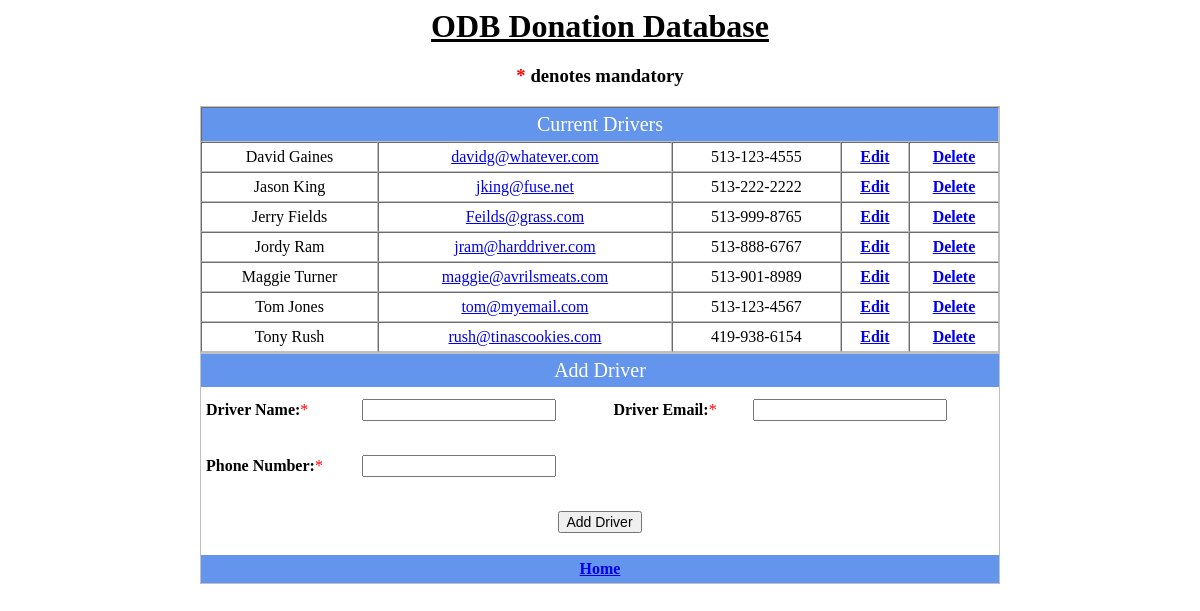
Before: /drivers.php with the older database file.
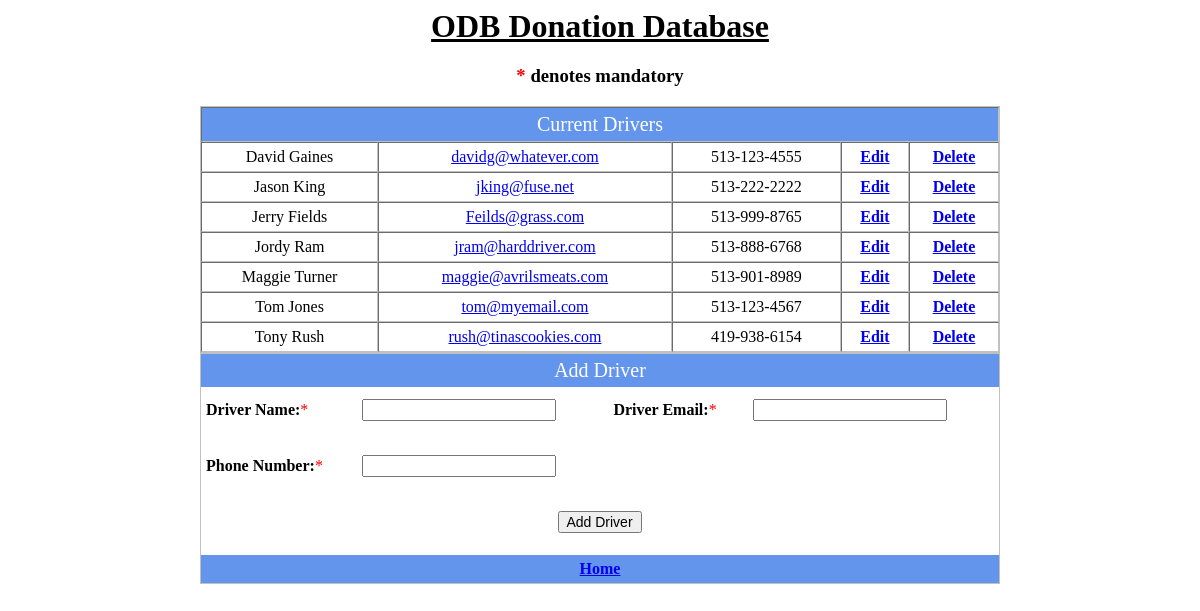
After: the same page with the newer database file.
### tables this page shows
CREATE TABLE `Driver` (
  `Id` int(11) NOT NULL AUTO_INCREMENT,
  `Driver` varchar(75) NOT NULL,
  `Email` varchar(75) NOT NULL,
  `PhoneNumber` varchar(12) NOT NULL,
  PRIMARY KEY (`Id`),
  UNIQUE KEY `ID` (`Id`)
);

### drivers.php (the view, shortened to what this page needs)
<html>
    <head>
    </head>
    <body>
 <?php
    require 'creds.php';
?>
       <div class="container">
          <center><h1><u>ODB Donation Database</u></h1></center>
          <center><h3><span class="note">*</span> denotes mandatory</h3></center>
            <form id="add_form" method="POST" action="<?php echo $_SERVER['PHP_SELF']; ?>">
                <table width="800" style=" border:1px solid silver" cellpadding="5" cellspacing="0" align="center" border="1">
                    <tr>
                        <td colspan="6" style="background:#6495ED; color:#FFFFFF; font-size:20px" align="center">Current Drivers</td>
                    </tr>
                    <?php
                    try
                    {
                        $sql    = "SELECT Driver, Email, PhoneNumber, Id
                                   FROM Driver ORDER BY Driver";
                        $result = $conn->query($sql);
                        if ( $result->num_rows > 0 )
                        {
                            while($row = $result->fetch_assoc())
                            {
                                echo "            <tr>\n";
                                echo "              <td align=\"center\">".$row['Driver']."</td>\n";
                                echo "              <td align=\"center\"><a href='mailto:".$row['Email']."'>".$row['Email']."</td>\n";
                                echo "              <td align=\"center\">".$row['PhoneNumber']."</td>\n";
                                echo "              <td align=\"center\"><a href=\"editdriver.php?name=".$row['Driver']."\"><b>Edit</b></a></td>\n";
                                echo "              <td align=\"center\"><a href=\"deletedriver.php?name=".$row['Driver']."\"><b>Delete</b></a></td>\n";
                                echo "            </tr>\n";
                            }
                        }
                        else
                        {
                            $message = "Query returned zero results";
                        }
                    }
                    catch(Exception $e)
                    {
                        if ( strpos($message, 'error in your SQL syntax') !== false )
                        {
                            $message = "Error: Verify there are no single quotes used in any field";
                        }
                    }
                    ?>
                </table>
                <table width="800" style=" border:1px solid silver" cellpadding="5" cellspacing="0" align="center" border="0">
                    <tr>
                      <td align="center" colspan="6" style="background:#6495ED; color:#FFFFFF; font-size:20px">Add Driver</td>
                    </tr>
                    <tr>
                        <td><b>Driver Name:</b><span class="note">*</span></td>
                        <td><input type="text" id="driver" name="Driver" size="20" value="<?php if(isset($_POST['Driver'])) echo $_POST['Driver']; ?>"></td>
                        <td><b>Driver Email:</b><span class="note">*</span></td>
                        <td><input type="text" id=email name="Email" size="20" value="<?php if(isset($_POST['Email'])) echo $_POST['Email']; ?>"></td>
                    </tr>
                    <tr>
                        <td colspan="2"><p class="note"><?php if(isset($msg_driver)) echo $msg_driver ?></p></td>
                        <td></td>
                        <td colspan="2"><p class="note"><?php if(isset($msg_email)) echo $msg_email ?></p></td>
                    </tr>
                    <tr>
                        <td><b>Phone Number:</b><span class="note">*</span></td>
                        <td><input type="text" name="PhoneNumber" size="20" value="<?php if(isset($_POST['PhoneNumber'])) echo $_POST['PhoneNumber']; ?>"></td>
                    <tr>
                        <td colspan="2"><p class="note"><?php if(isset($msg_phonenumber)) echo $msg_phonenumber ?></p></td>
                    </tr>
                    <tr>
                        <td colspan="6" align="center"><input type="hidden" name="do" value="store"><input type="submit" value="Add Driver"></td>
                    </tr>
                    <tr>
                        <td colspan="6" align="center"><p class="note"><b><?php if(isset($message)) echo $message ?></b></p></td>
                    </tr>
                    <tr bgcolor="#6495ED">
                        <th colspan="6" align="center" border="1"><a href="index.php">Home</a></th>
                    </tr>
                </table>
            </form>
        </div>
    </body>
</html>

Changed rows visible on the page:
changed driver "Jordy Ram": PhoneNumber "513-888-6767" → "513-888-6768"
